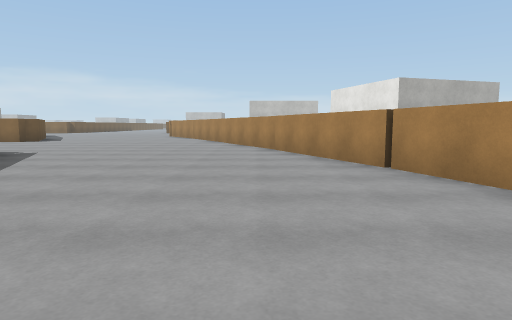
View 1 (above)

22 first-person views from a walk through a scene from a Unity 3-D project. The camera is 1.2 m above the floor, tilts 6° down and sees 75° across. The floor is counted in squares, 2 m on a side. Each view is taken from the middle of a square. On the plan, view 1 faces up. The plan holds only what a view shows up to about 10 squares ahead; the rest is blank. The place goes on beyond the plan. Surface patterns are stand-ins for the level's own textures.

View 2
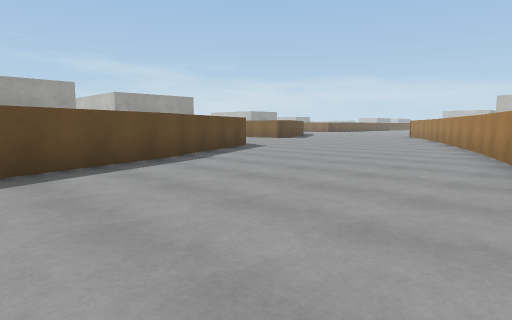

View 3
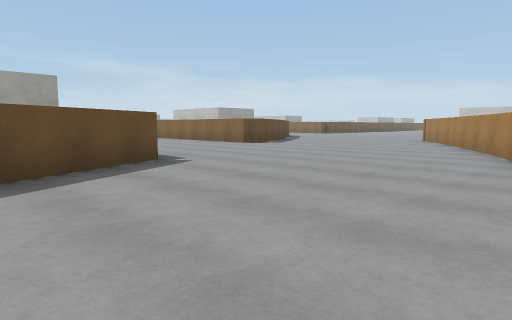

View 4
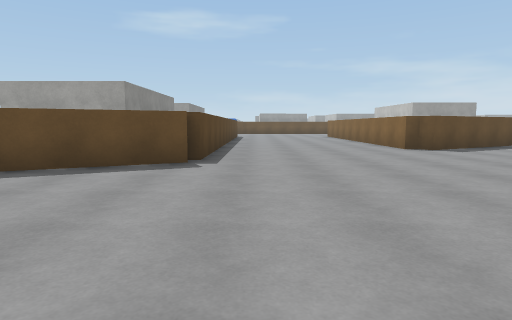

View 5
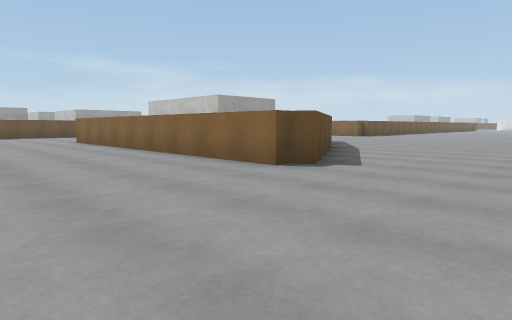

View 6
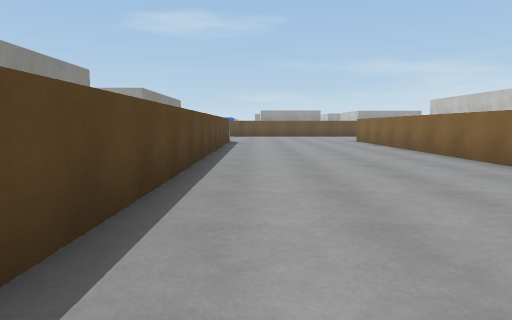

View 7
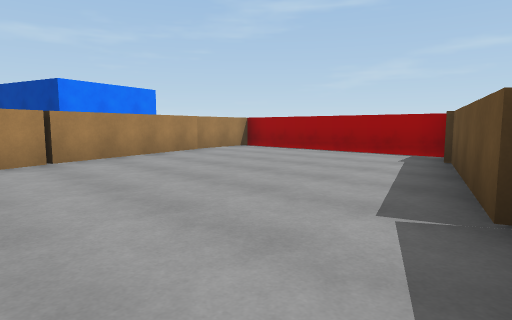

View 8
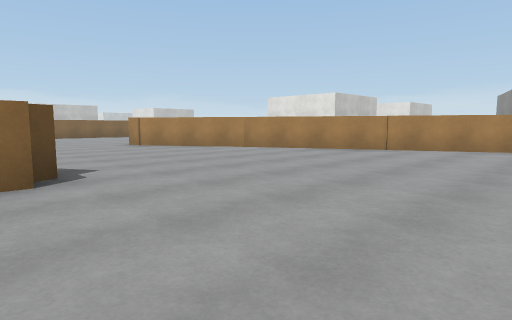

View 9
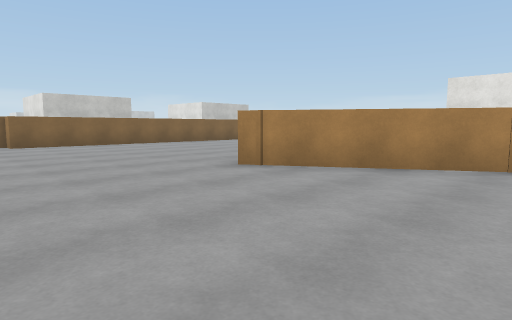

View 10
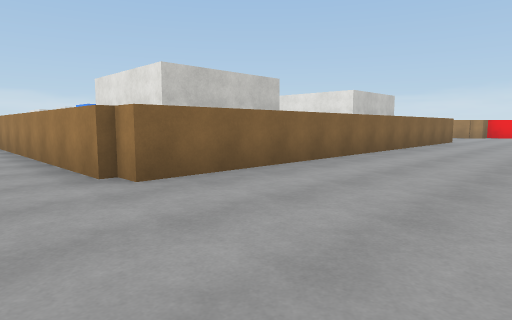

View 11
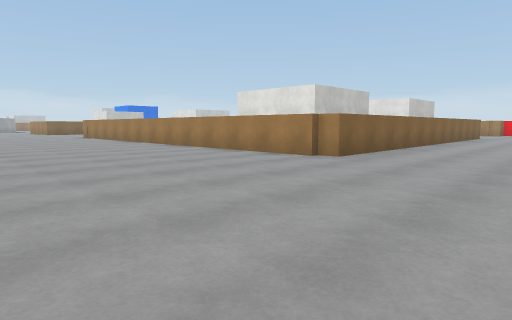

View 12
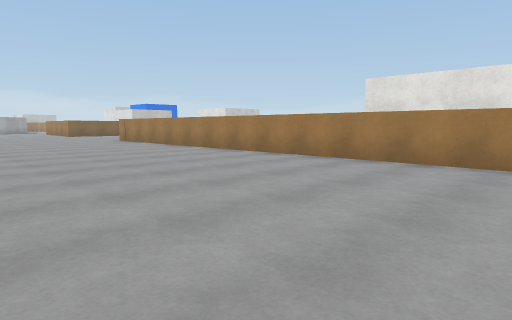

View 13
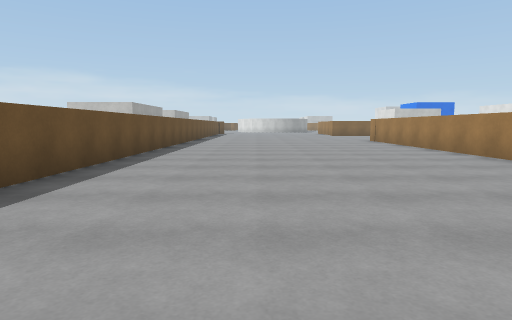

View 14
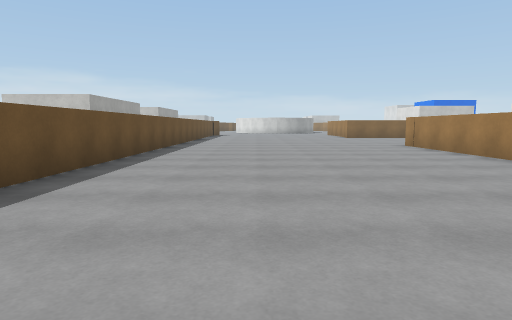

View 15
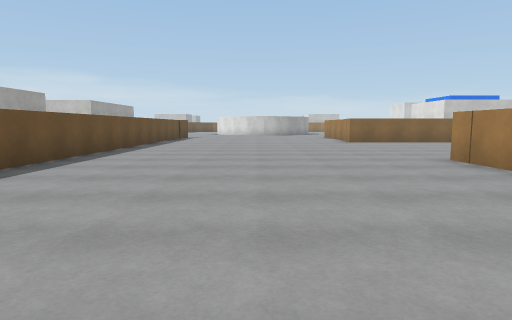

View 16
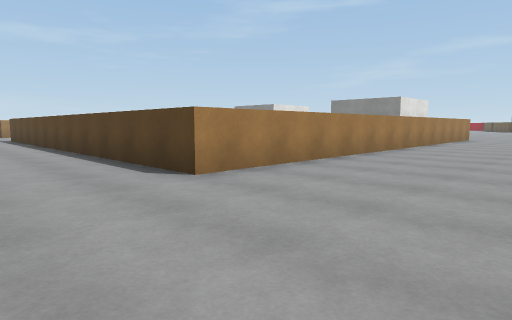

View 17
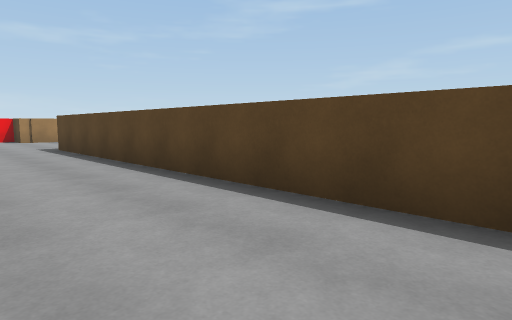

View 18
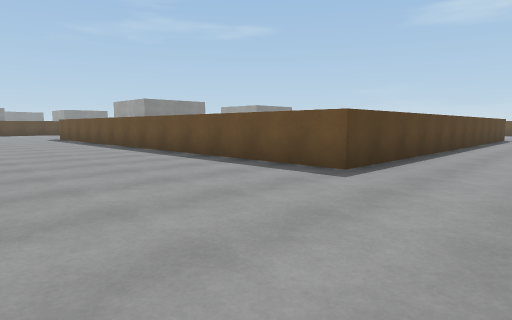

View 19
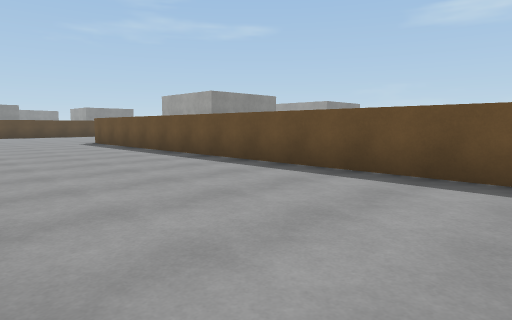

View 20
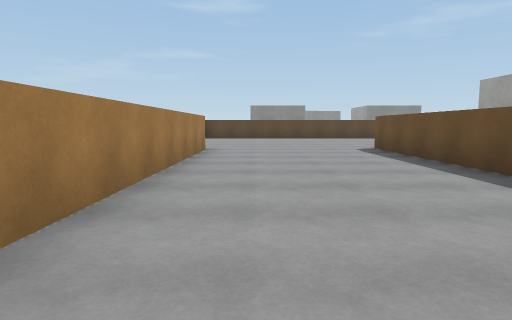

View 21
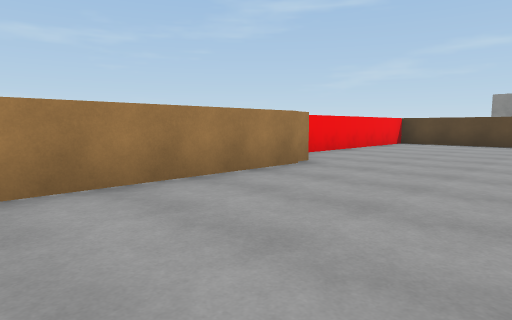

View 22
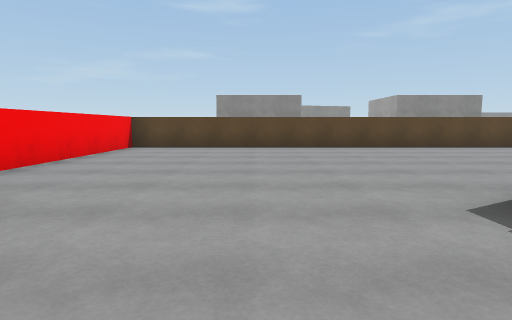

### Floor plan
Points are (right, up) in squares from view 1. A wall is a line through its corners. A room is listed if a view was taken in it or the views show most of it. See-through windows are left out.
Room 1 (views 1, 2, 3, 4, 5, 6, 7, 8, 9, 10, 11, 12, 13, 14, 15, 16, 17, 18, 19, 20, 21, 22)
walls: (-6.6, 24.8) (-6.6, 37.7) (5, 37.7) (5, 24.2); (0, 17.9) (10.3, 17.9) (10.3, 23.1); (2.9, 24.3) (-6.4, 24.3) (-6.4, 24.9); (-9.7, 15.5) (-7.9, 12.2) (-8.3, 12) (-8.3, 11.7) (-15.5, 11.7); (-0.8, 11.5) (-4.6, 17.9); (9.2, 24.2) (9.2, 31.5); (0.5, 8.1) (-1.2, 11.5); (-5.3, 6.9) (-3.8, 3.6); (-3.6, 3.6) (-2.5, 0); (-15.1, 7.1) (-5.8, 7.1); (-13.4, 40.5) (-13.4, 28.1); (3, 1) (0.7, 8.3); (-2.1, -1) (3.4, -1) (3, 1.1)

Where each view was taken, in squares from view 1:
view 1: 0 up, 0 right, facing up
view 2: 0 up, 2 right, facing up-left
view 3: 4 up, 0 right, facing up-left
view 4: 8 up, 0 right, facing left
view 5: 8 up, 5 left, facing up-left
view 6: 8 up, 5 left, facing left
view 7: 6 up, 4 left, facing down-right
view 8: 8 up, 9 left, facing up-right
view 9: 14 up, 8 left, facing up-right
view 10: 21 up, 8 left, facing up-right
view 11: 21 up, 12 left, facing up-right
view 12: 25 up, 12 left, facing up-right
view 13: 25 up, 11 left, facing up
view 14: 28 up, 11 left, facing up
view 15: 32 up, 10 left, facing up
view 16: 40 up, 10 left, facing down-right
view 17: 40 up, 4 left, facing down-right
view 18: 40 up, 9 right, facing down-left
view 19: 36 up, 9 right, facing down-left
view 20: 33 up, 8 right, facing down
view 21: 29 up, 6 right, facing down-right
view 22: 27 up, 7 right, facing down
